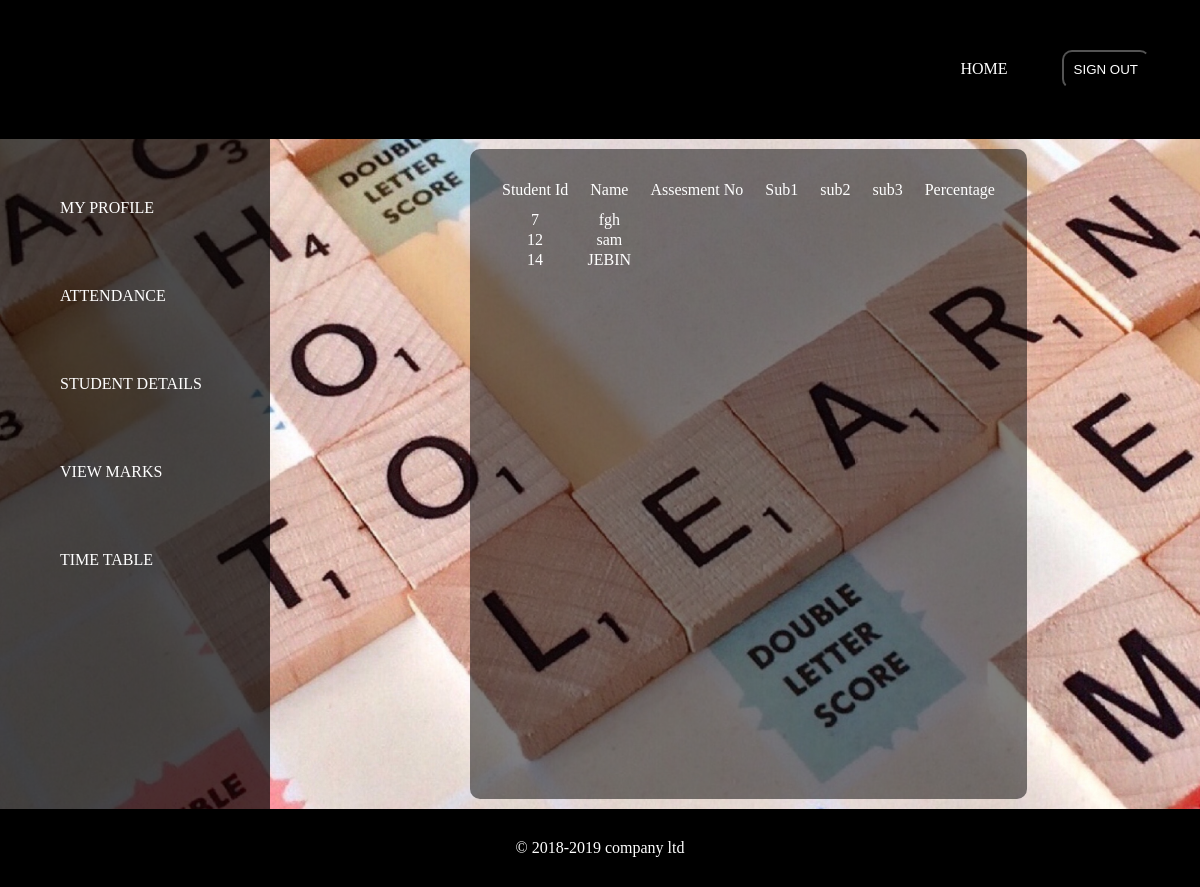
Page /allstudntmark/ on the committed database.
### attapp/models.py (models this page shows)
class student (models.Model):
    studentid=models.IntegerField(primary_key=True)
    username=models.CharField(max_length=20,null=True,blank=True)
    address=models.CharField(max_length=40,null=True,blank=True)
    dob=models.DateField(null=True,blank=True)
    gender=models.CharField(max_length=10,null=True,blank=True)
    mobileno=models.IntegerField(null=True,blank=True)
    admissiondate=models.DateField(null=True,blank=True)
    guardian=models.CharField(max_length=10,null=True,blank=True)
    batch=models.CharField(max_length=10,null=True,blank=True)
    email=models.EmailField(max_length=20,null=True,blank=True)
    password=models.CharField(max_length=20,null=True,blank=True)

### attapp/views.py (the view)
# urls.py: path('allstudntmark/',views.viewfacmarks,name='allstudmarks'),
def viewfacmarks(request):
     queryset=student.objects.all().filter()
     return render(request,'allstudmarks.html',{'authors':queryset})

### attapp/templates/allstudmarks.html (shortened to what this page needs)
<!doctype html>
<html>
     <head>
			<title>signup</title>{% load static %}
		    {% load static %}
			<link rel="stylesheet" href="{% static 'css/style2.css'%}">
	</head>
<body class="a">
	<div class="abc">
		<ul>
			<li><a href="{%url 'facultyhome'%}">HOME</a></li>
			<li>
				<form name="signup" action="{%url 'signout'%}" method="POST">
					<input type="submit"  class="frm1" value="SIGN OUT" name="signout">
				</form>
				</li>
		</ul>
	</div>
		<div style="display:inline-flex">
          <div class="form">
			  <ul>
					<li><a href="{%url 'facultydetails'%}">MY PROFILE</a></li>
					<li><a href="{%url 'facultyattendance'%}">ATTENDANCE</a></li>
					<li><a href="{%url 'facultyhome'%}">STUDENT DETAILS</a>
					   </li>
					<li><a href="{%url 'allstudmarks'%}">VIEW MARKS</a></li>
					<li><a href="{%url 'timetable'%}">TIME TABLE</a></li>
	</div>
		<div class="form6" style="padding:20px;margin-left:200px ;">
			<table>
				<tr>
					<td style="padding:10px">Student Id</td>
					<td style="padding:10px">Name</td>
					<td style="padding:10px">Assesment No</td>
					<td style="padding:10px">Sub1</td>
					<td style="padding:10px">sub2</td>
					<td style="padding:10px">sub3</td>
					<td style="padding:10px">Percentage</td>
				</tr>
				{%if authors%}
		        {%for i in authors%}
				<tr>
					<td>{{i.studentid}}</td>
					<td>{{i.username}}</td>
					<td> {{i.assesmentno}} </td>
					<td>{{i.sub1}}</td>
					<td>{{i.sub2}}</td>
					<td>{{i.sub3}}</td>
					<td>{{i.percentage}}</td>
				</tr>
				{%endfor %}
		        {%endif %}
				</table>
			</div>
	</div>
		<div class="ft">
      <footer>
	           <p>&copy 2018-2019 company ltd<p>
	  </footer>
 </div>
</body>
</html>

### attapp/static/css/style2.css (style rules this page uses)
* { margin:0px; padding:0px; }
.a { background-image:url("../img/001.jpg"); background-size:cover; }
.form6 { padding:10px; margin:10px; margin-left:10px; border-radius:10px; text-align:center; background-color: rgba(0,0,0,0.5); color:white; }
.form { width:250px; padding:10px; height:650px; background-color:rgba(0,0,0,0.7); text-align:left; }
.form ul li { padding:20px; margin:30px; list-style: none; border-radius: 20px; }
.abc { text-align:right; padding:20px; background-color: black; }
.abc ul li { display:inline-flex; padding:20px; }
.abc ul li a { color:white; text-decoration: none; }
.form ul li a { text-decoration: none; color:white; }
.frm1 { padding:10px; margin:10px; background-color:rgba(0,0,0,0.5); outline:none; color:white; border-radius:10px; }
.ft { background-color:black; text-align:center; color:white; padding:30px; }

### rows in the picture
student: studentid "7", username "fgh"
student: studentid "12", username "sam"
student: studentid "14", username "JEBIN"
